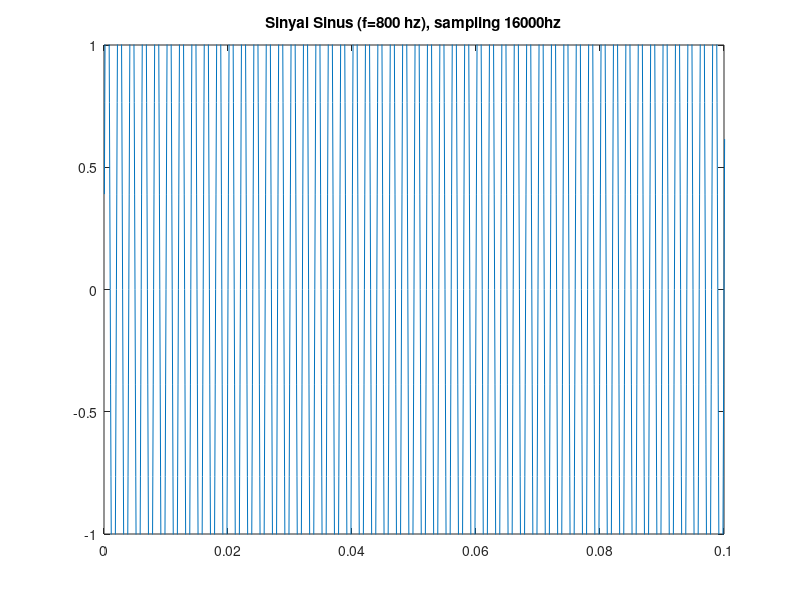

The MATLAB source for this figure:
clear all;
f = 500;
fs =16000;
t = 1/fs:1/fs:0.5;
y = 2*sin(2*pi*f*t);
sound(y,fs);
plot(t,y);
axis([0 0.1 -1 1]);
title('Sinyal Sinus (f=800 hz), sampling 16000hz');
